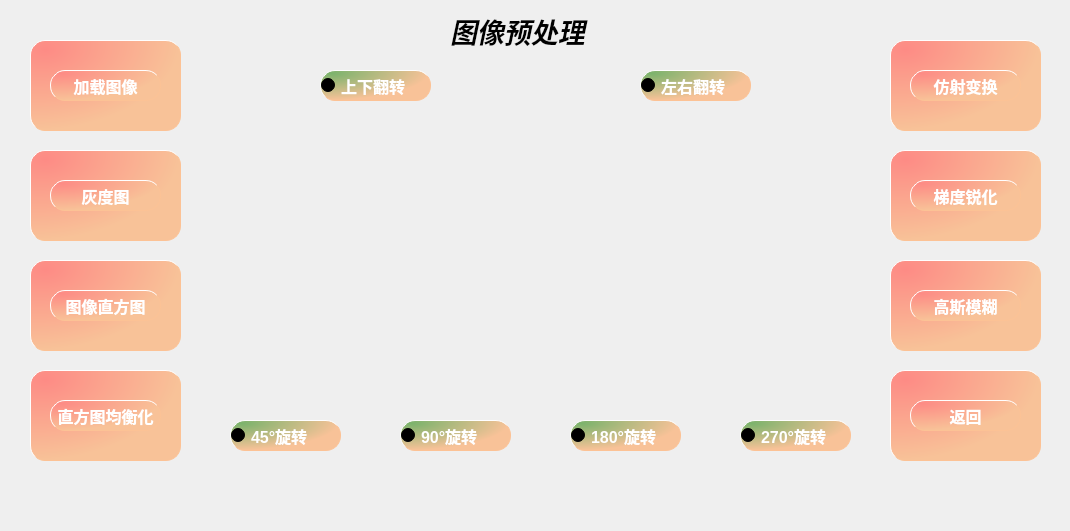
<?xml version="1.0" encoding="UTF-8"?>
<ui version="4.0">
 <class>Image_ProcessingClass</class>
 <widget class="QMainWindow" name="Image_ProcessingClass">
  <property name="geometry">
   <rect>
    <x>0</x>
    <y>0</y>
    <width>1070</width>
    <height>531</height>
   </rect>
  </property>
  <property name="font">
   <font>
    <weight>50</weight>
    <bold>false</bold>
   </font>
  </property>
  <property name="windowTitle">
   <string>Image_Processing</string>
  </property>
  <property name="styleSheet">
   <string notr="true"/>
  </property>
  <property name="animated">
   <bool>false</bool>
  </property>
  <widget class="QWidget" name="centralWidget">
   <widget class="QFrame" name="frame">
    <property name="geometry">
     <rect>
      <x>30</x>
      <y>40</y>
      <width>151</width>
      <height>91</height>
     </rect>
    </property>
    <property name="styleSheet">
     <string notr="true">color: rgb(255, 255, 255);
border-radius: 15px;
background-color: qradialgradient(cx:0, cy:0, radius:1, fx:0.1, fy:0.1, stop:0 rgb(253, 139, 133),  stop:1 rgb(248, 194, 152));
border: 1px outset rgb(252, 194, 149)</string>
    </property>
    <property name="frameShape">
     <enum>QFrame::StyledPanel</enum>
    </property>
    <property name="frameShadow">
     <enum>QFrame::Raised</enum>
    </property>
    <widget class="QPushButton" name="pushButton">
     <property name="geometry">
      <rect>
       <x>20</x>
       <y>30</y>
       <width>111</width>
       <height>31</height>
      </rect>
     </property>
     <property name="font">
      <font>
       <pointsize>12</pointsize>
       <weight>75</weight>
       <bold>true</bold>
      </font>
     </property>
     <property name="text">
      <string>加载图像</string>
     </property>
    </widget>
   </widget>
   <widget class="QFrame" name="frame_2">
    <property name="geometry">
     <rect>
      <x>30</x>
      <y>150</y>
      <width>151</width>
      <height>91</height>
     </rect>
    </property>
    <property name="styleSheet">
     <string notr="true">color: rgb(255, 255, 255);
border-radius: 15px;
background-color: qradialgradient(cx:0, cy:0, radius:1, fx:0.1, fy:0.1, stop:0 rgb(253, 139, 133),  stop:1 rgb(248, 194, 152));
border: 1px outset rgb(252, 194, 149)</string>
    </property>
    <property name="frameShape">
     <enum>QFrame::StyledPanel</enum>
    </property>
    <property name="frameShadow">
     <enum>QFrame::Raised</enum>
    </property>
    <widget class="QPushButton" name="pushButton_2">
     <property name="geometry">
      <rect>
       <x>20</x>
       <y>30</y>
       <width>111</width>
       <height>31</height>
      </rect>
     </property>
     <property name="font">
      <font>
       <pointsize>12</pointsize>
       <weight>75</weight>
       <bold>true</bold>
      </font>
     </property>
     <property name="text">
      <string>灰度图</string>
     </property>
    </widget>
   </widget>
   <widget class="QFrame" name="frame_4">
    <property name="geometry">
     <rect>
      <x>890</x>
      <y>40</y>
      <width>151</width>
      <height>91</height>
     </rect>
    </property>
    <property name="styleSheet">
     <string notr="true">color: rgb(255, 255, 255);
border-radius: 15px;
background-color: qradialgradient(cx:0, cy:0, radius:1, fx:0.1, fy:0.1, stop:0 rgb(253, 139, 133),  stop:1 rgb(248, 194, 152));
border: 1px outset rgb(252, 194, 149)</string>
    </property>
    <property name="frameShape">
     <enum>QFrame::StyledPanel</enum>
    </property>
    <property name="frameShadow">
     <enum>QFrame::Raised</enum>
    </property>
    <widget class="QPushButton" name="pushButton_3">
     <property name="geometry">
      <rect>
       <x>20</x>
       <y>30</y>
       <width>111</width>
       <height>31</height>
      </rect>
     </property>
     <property name="font">
      <font>
       <pointsize>12</pointsize>
       <weight>75</weight>
       <bold>true</bold>
      </font>
     </property>
     <property name="text">
      <string>仿射变换</string>
     </property>
    </widget>
   </widget>
   <widget class="QFrame" name="frame_5">
    <property name="geometry">
     <rect>
      <x>890</x>
      <y>370</y>
      <width>151</width>
      <height>91</height>
     </rect>
    </property>
    <property name="styleSheet">
     <string notr="true">color: rgb(255, 255, 255);
border-radius: 15px;
background-color: qradialgradient(cx:0, cy:0, radius:1, fx:0.1, fy:0.1, stop:0 rgb(253, 139, 133),  stop:1 rgb(248, 194, 152));
border: 1px outset rgb(252, 194, 149)</string>
    </property>
    <property name="frameShape">
     <enum>QFrame::StyledPanel</enum>
    </property>
    <property name="frameShadow">
     <enum>QFrame::Raised</enum>
    </property>
    <widget class="QPushButton" name="pushButton_8">
     <property name="geometry">
      <rect>
       <x>20</x>
       <y>30</y>
       <width>111</width>
       <height>31</height>
      </rect>
     </property>
     <property name="font">
      <font>
       <pointsize>12</pointsize>
       <weight>75</weight>
       <bold>true</bold>
      </font>
     </property>
     <property name="text">
      <string>返回</string>
     </property>
    </widget>
   </widget>
   <widget class="QFrame" name="frame_6">
    <property name="geometry">
     <rect>
      <x>890</x>
      <y>150</y>
      <width>151</width>
      <height>91</height>
     </rect>
    </property>
    <property name="styleSheet">
     <string notr="true">color: rgb(255, 255, 255);
border-radius: 15px;
background-color: qradialgradient(cx:0, cy:0, radius:1, fx:0.1, fy:0.1, stop:0 rgb(253, 139, 133),  stop:1 rgb(248, 194, 152));
border: 1px outset rgb(252, 194, 149)</string>
    </property>
    <property name="frameShape">
     <enum>QFrame::StyledPanel</enum>
    </property>
    <property name="frameShadow">
     <enum>QFrame::Raised</enum>
    </property>
    <widget class="QPushButton" name="pushButton_9">
     <property name="geometry">
      <rect>
       <x>20</x>
       <y>30</y>
       <width>111</width>
       <height>31</height>
      </rect>
     </property>
     <property name="font">
      <font>
       <pointsize>12</pointsize>
       <weight>75</weight>
       <bold>true</bold>
      </font>
     </property>
     <property name="text">
      <string>梯度锐化</string>
     </property>
    </widget>
   </widget>
   <widget class="QLabel" name="label8">
    <property name="geometry">
     <rect>
      <x>450</x>
      <y>10</y>
      <width>201</width>
      <height>41</height>
     </rect>
    </property>
    <property name="font">
     <font>
      <family>Segoe UI Black</family>
      <pointsize>20</pointsize>
      <weight>75</weight>
      <italic>true</italic>
      <bold>true</bold>
     </font>
    </property>
    <property name="text">
     <string>图像预处理</string>
    </property>
    <property name="scaledContents">
     <bool>true</bool>
    </property>
   </widget>
   <widget class="QFrame" name="frame_7">
    <property name="geometry">
     <rect>
      <x>890</x>
      <y>260</y>
      <width>151</width>
      <height>91</height>
     </rect>
    </property>
    <property name="styleSheet">
     <string notr="true">color: rgb(255, 255, 255);
border-radius: 15px;
background-color: qradialgradient(cx:0, cy:0, radius:1, fx:0.1, fy:0.1, stop:0 rgb(253, 139, 133),  stop:1 rgb(248, 194, 152));
border: 1px outset rgb(252, 194, 149)</string>
    </property>
    <property name="frameShape">
     <enum>QFrame::StyledPanel</enum>
    </property>
    <property name="frameShadow">
     <enum>QFrame::Raised</enum>
    </property>
    <widget class="QPushButton" name="pushButton_10">
     <property name="geometry">
      <rect>
       <x>20</x>
       <y>30</y>
       <width>111</width>
       <height>31</height>
      </rect>
     </property>
     <property name="font">
      <font>
       <pointsize>12</pointsize>
       <weight>75</weight>
       <bold>true</bold>
      </font>
     </property>
     <property name="text">
      <string>高斯模糊</string>
     </property>
    </widget>
   </widget>
   <widget class="QFrame" name="frame_8">
    <property name="geometry">
     <rect>
      <x>30</x>
      <y>260</y>
      <width>151</width>
      <height>91</height>
     </rect>
    </property>
    <property name="styleSheet">
     <string notr="true">color: rgb(255, 255, 255);
border-radius: 15px;
background-color: qradialgradient(cx:0, cy:0, radius:1, fx:0.1, fy:0.1, stop:0 rgb(253, 139, 133),  stop:1 rgb(248, 194, 152));
border: 1px outset rgb(252, 194, 149)</string>
    </property>
    <property name="frameShape">
     <enum>QFrame::StyledPanel</enum>
    </property>
    <property name="frameShadow">
     <enum>QFrame::Raised</enum>
    </property>
    <widget class="QPushButton" name="pushButton_11">
     <property name="geometry">
      <rect>
       <x>20</x>
       <y>30</y>
       <width>111</width>
       <height>31</height>
      </rect>
     </property>
     <property name="font">
      <font>
       <pointsize>12</pointsize>
       <weight>75</weight>
       <bold>true</bold>
      </font>
     </property>
     <property name="text">
      <string>图像直方图</string>
     </property>
    </widget>
   </widget>
   <widget class="QFrame" name="frame_9">
    <property name="geometry">
     <rect>
      <x>30</x>
      <y>370</y>
      <width>151</width>
      <height>91</height>
     </rect>
    </property>
    <property name="styleSheet">
     <string notr="true">color: rgb(255, 255, 255);
border-radius: 15px;
background-color: qradialgradient(cx:0, cy:0, radius:1, fx:0.1, fy:0.1, stop:0 rgb(253, 139, 133),  stop:1 rgb(248, 194, 152));
border: 1px outset rgb(252, 194, 149)</string>
    </property>
    <property name="frameShape">
     <enum>QFrame::StyledPanel</enum>
    </property>
    <property name="frameShadow">
     <enum>QFrame::Raised</enum>
    </property>
    <widget class="QPushButton" name="pushButton_12">
     <property name="geometry">
      <rect>
       <x>20</x>
       <y>30</y>
       <width>111</width>
       <height>31</height>
      </rect>
     </property>
     <property name="font">
      <font>
       <pointsize>12</pointsize>
       <weight>75</weight>
       <bold>true</bold>
      </font>
     </property>
     <property name="text">
      <string>直方图均衡化</string>
     </property>
    </widget>
   </widget>
   <widget class="QLabel" name="label">
    <property name="geometry">
     <rect>
      <x>230</x>
      <y>110</y>
      <width>301</width>
      <height>291</height>
     </rect>
    </property>
    <property name="styleSheet">
     <string notr="true">background-image: url(:/back/load.png);</string>
    </property>
    <property name="text">
     <string/>
    </property>
   </widget>
   <widget class="QRadioButton" name="radioButton_4">
    <property name="geometry">
     <rect>
      <x>740</x>
      <y>420</y>
      <width>111</width>
      <height>31</height>
     </rect>
    </property>
    <property name="font">
     <font>
      <pointsize>12</pointsize>
      <weight>75</weight>
      <bold>true</bold>
     </font>
    </property>
    <property name="styleSheet">
     <string notr="true">color: rgb(255, 255, 255);
border-radius: 15px;
background-color: qradialgradient(cx:0, cy:0, radius:1, fx:0.1, fy:0.1, stop:0 rgb(123, 179, 108),  stop:1 rgb(248, 194, 152));
border: 1px outset rgb(252, 194, 149)</string>
    </property>
    <property name="text">
     <string>270°旋转</string>
    </property>
   </widget>
   <widget class="QRadioButton" name="radioButton_5">
    <property name="geometry">
     <rect>
      <x>400</x>
      <y>420</y>
      <width>111</width>
      <height>31</height>
     </rect>
    </property>
    <property name="font">
     <font>
      <pointsize>12</pointsize>
      <weight>75</weight>
      <bold>true</bold>
     </font>
    </property>
    <property name="styleSheet">
     <string notr="true">color: rgb(255, 255, 255);
border-radius: 15px;
background-color: qradialgradient(cx:0, cy:0, radius:1, fx:0.1, fy:0.1, stop:0 rgb(123, 179, 108),  stop:1 rgb(248, 194, 152));
border: 1px outset rgb(252, 194, 149)</string>
    </property>
    <property name="text">
     <string>90°旋转</string>
    </property>
   </widget>
   <widget class="QRadioButton" name="radioButton_6">
    <property name="geometry">
     <rect>
      <x>570</x>
      <y>420</y>
      <width>111</width>
      <height>31</height>
     </rect>
    </property>
    <property name="font">
     <font>
      <pointsize>12</pointsize>
      <weight>75</weight>
      <bold>true</bold>
     </font>
    </property>
    <property name="styleSheet">
     <string notr="true">color: rgb(255, 255, 255);
border-radius: 15px;
background-color: qradialgradient(cx:0, cy:0, radius:1, fx:0.1, fy:0.1, stop:0 rgb(123, 179, 108),  stop:1 rgb(248, 194, 152));
border: 1px outset rgb(252, 194, 149)</string>
    </property>
    <property name="text">
     <string>180°旋转</string>
    </property>
   </widget>
   <widget class="QRadioButton" name="radioButton_7">
    <property name="geometry">
     <rect>
      <x>230</x>
      <y>420</y>
      <width>111</width>
      <height>31</height>
     </rect>
    </property>
    <property name="font">
     <font>
      <pointsize>12</pointsize>
      <weight>75</weight>
      <bold>true</bold>
     </font>
    </property>
    <property name="styleSheet">
     <string notr="true">color: rgb(255, 255, 255);
border-radius: 15px;
background-color: qradialgradient(cx:0, cy:0, radius:1, fx:0.1, fy:0.1, stop:0 rgb(123, 179, 108),  stop:1 rgb(248, 194, 152));
border: 1px outset rgb(252, 194, 149)</string>
    </property>
    <property name="text">
     <string>45°旋转</string>
    </property>
   </widget>
   <widget class="QLabel" name="label_2">
    <property name="geometry">
     <rect>
      <x>550</x>
      <y>110</y>
      <width>301</width>
      <height>291</height>
     </rect>
    </property>
    <property name="styleSheet">
     <string notr="true">background-image: url(:/back/load.png);</string>
    </property>
    <property name="text">
     <string/>
    </property>
   </widget>
   <widget class="QRadioButton" name="radioButton_8">
    <property name="geometry">
     <rect>
      <x>320</x>
      <y>70</y>
      <width>111</width>
      <height>31</height>
     </rect>
    </property>
    <property name="font">
     <font>
      <pointsize>12</pointsize>
      <weight>75</weight>
      <bold>true</bold>
     </font>
    </property>
    <property name="styleSheet">
     <string notr="true">color: rgb(255, 255, 255);
border-radius: 15px;
background-color: qradialgradient(cx:0, cy:0, radius:1, fx:0.1, fy:0.1, stop:0 rgb(123, 179, 108),  stop:1 rgb(248, 194, 152));
border: 1px outset rgb(252, 194, 149)</string>
    </property>
    <property name="text">
     <string>上下翻转</string>
    </property>
   </widget>
   <widget class="QRadioButton" name="radioButton_9">
    <property name="geometry">
     <rect>
      <x>640</x>
      <y>70</y>
      <width>111</width>
      <height>31</height>
     </rect>
    </property>
    <property name="font">
     <font>
      <pointsize>12</pointsize>
      <weight>75</weight>
      <bold>true</bold>
     </font>
    </property>
    <property name="styleSheet">
     <string notr="true">color: rgb(255, 255, 255);
border-radius: 15px;
background-color: qradialgradient(cx:0, cy:0, radius:1, fx:0.1, fy:0.1, stop:0 rgb(123, 179, 108),  stop:1 rgb(248, 194, 152));
border: 1px outset rgb(252, 194, 149)</string>
    </property>
    <property name="text">
     <string>左右翻转</string>
    </property>
   </widget>
   <widget class="QLabel" name="label_3">
    <property name="geometry">
     <rect>
      <x>0</x>
      <y>0</y>
      <width>1071</width>
      <height>531</height>
     </rect>
    </property>
    <property name="styleSheet">
     <string notr="true">background-image: url(:/back/background8.png);</string>
    </property>
    <property name="text">
     <string/>
    </property>
   </widget>
   <zorder>label_3</zorder>
   <zorder>frame</zorder>
   <zorder>frame_2</zorder>
   <zorder>frame_4</zorder>
   <zorder>frame_5</zorder>
   <zorder>frame_6</zorder>
   <zorder>label8</zorder>
   <zorder>frame_7</zorder>
   <zorder>frame_8</zorder>
   <zorder>frame_9</zorder>
   <zorder>label</zorder>
   <zorder>radioButton_4</zorder>
   <zorder>radioButton_5</zorder>
   <zorder>radioButton_6</zorder>
   <zorder>radioButton_7</zorder>
   <zorder>label_2</zorder>
   <zorder>radioButton_8</zorder>
   <zorder>radioButton_9</zorder>
  </widget>
 </widget>
 <layoutdefault spacing="6" margin="11"/>
 <resources>
  <include location="back.qrc"/>
 </resources>
 <connections>
  <connection>
   <sender>pushButton</sender>
   <signal>clicked()</signal>
   <receiver>Image_ProcessingClass</receiver>
   <slot>load_image1()</slot>
   <hints>
    <hint type="sourcelabel">
     <x>97</x>
     <y>100</y>
    </hint>
    <hint type="destinationlabel">
     <x>75</x>
     <y>102</y>
    </hint>
   </hints>
  </connection>
  <connection>
   <sender>pushButton_2</sender>
   <signal>clicked()</signal>
   <receiver>Image_ProcessingClass</receiver>
   <slot>Grayscale()</slot>
   <hints>
    <hint type="sourcelabel">
     <x>111</x>
     <y>201</y>
    </hint>
    <hint type="destinationlabel">
     <x>99</x>
     <y>309</y>
    </hint>
   </hints>
  </connection>
  <connection>
   <sender>pushButton_8</sender>
   <signal>clicked()</signal>
   <receiver>Image_ProcessingClass</receiver>
   <slot>return_image()</slot>
   <hints>
    <hint type="sourcelabel">
     <x>971</x>
     <y>402</y>
    </hint>
    <hint type="destinationlabel">
     <x>1071</x>
     <y>307</y>
    </hint>
   </hints>
  </connection>
  <connection>
   <sender>pushButton_9</sender>
   <signal>clicked()</signal>
   <receiver>Image_ProcessingClass</receiver>
   <slot>Gradient()</slot>
   <hints>
    <hint type="sourcelabel">
     <x>966</x>
     <y>184</y>
    </hint>
    <hint type="destinationlabel">
     <x>1071</x>
     <y>179</y>
    </hint>
   </hints>
  </connection>
  <connection>
   <sender>pushButton_3</sender>
   <signal>clicked()</signal>
   <receiver>Image_ProcessingClass</receiver>
   <slot>affine_transformation()</slot>
   <hints>
    <hint type="sourcelabel">
     <x>971</x>
     <y>73</y>
    </hint>
    <hint type="destinationlabel">
     <x>1079</x>
     <y>46</y>
    </hint>
   </hints>
  </connection>
  <connection>
   <sender>pushButton_10</sender>
   <signal>clicked()</signal>
   <receiver>Image_ProcessingClass</receiver>
   <slot>Gaussian_smoothing()</slot>
   <hints>
    <hint type="sourcelabel">
     <x>1020</x>
     <y>302</y>
    </hint>
    <hint type="destinationlabel">
     <x>66</x>
     <y>485</y>
    </hint>
   </hints>
  </connection>
  <connection>
   <sender>pushButton_11</sender>
   <signal>clicked()</signal>
   <receiver>Image_ProcessingClass</receiver>
   <slot>image_histogram()</slot>
   <hints>
    <hint type="sourcelabel">
     <x>160</x>
     <y>290</y>
    </hint>
    <hint type="destinationlabel">
     <x>454</x>
     <y>428</y>
    </hint>
   </hints>
  </connection>
  <connection>
   <sender>pushButton_12</sender>
   <signal>clicked()</signal>
   <receiver>Image_ProcessingClass</receiver>
   <slot>Histogram_equalization()</slot>
   <hints>
    <hint type="sourcelabel">
     <x>158</x>
     <y>403</y>
    </hint>
    <hint type="destinationlabel">
     <x>223</x>
     <y>568</y>
    </hint>
   </hints>
  </connection>
  <connection>
   <sender>radioButton_7</sender>
   <signal>clicked()</signal>
   <receiver>Image_ProcessingClass</receiver>
   <slot>image_rotate_45()</slot>
   <hints>
    <hint type="sourcelabel">
     <x>277</x>
     <y>445</y>
    </hint>
    <hint type="destinationlabel">
     <x>273</x>
     <y>498</y>
    </hint>
   </hints>
  </connection>
  <connection>
   <sender>radioButton_5</sender>
   <signal>clicked()</signal>
   <receiver>Image_ProcessingClass</receiver>
   <slot>image_rotate_90()</slot>
   <hints>
    <hint type="sourcelabel">
     <x>432</x>
     <y>443</y>
    </hint>
    <hint type="destinationlabel">
     <x>421</x>
     <y>505</y>
    </hint>
   </hints>
  </connection>
  <connection>
   <sender>radioButton_4</sender>
   <signal>clicked()</signal>
   <receiver>Image_ProcessingClass</receiver>
   <slot>image_rotate_270()</slot>
   <hints>
    <hint type="sourcelabel">
     <x>628</x>
     <y>448</y>
    </hint>
    <hint type="destinationlabel">
     <x>632</x>
     <y>517</y>
    </hint>
   </hints>
  </connection>
  <connection>
   <sender>radioButton_6</sender>
   <signal>clicked()</signal>
   <receiver>Image_ProcessingClass</receiver>
   <slot>image_rotate_180()</slot>
   <hints>
    <hint type="sourcelabel">
     <x>799</x>
     <y>449</y>
    </hint>
    <hint type="destinationlabel">
     <x>793</x>
     <y>509</y>
    </hint>
   </hints>
  </connection>
  <connection>
   <sender>radioButton_8</sender>
   <signal>clicked()</signal>
   <receiver>Image_ProcessingClass</receiver>
   <slot>image_Filp_up()</slot>
   <hints>
    <hint type="sourcelabel">
     <x>372</x>
     <y>73</y>
    </hint>
    <hint type="destinationlabel">
     <x>368</x>
     <y>42</y>
    </hint>
   </hints>
  </connection>
  <connection>
   <sender>radioButton_9</sender>
   <signal>clicked()</signal>
   <receiver>Image_ProcessingClass</receiver>
   <slot>image_Filp_left()</slot>
   <hints>
    <hint type="sourcelabel">
     <x>697</x>
     <y>71</y>
    </hint>
    <hint type="destinationlabel">
     <x>693</x>
     <y>45</y>
    </hint>
   </hints>
  </connection>
 </connections>
 <slots>
  <slot>return_image()</slot>
  <slot>load_image1()</slot>
  <slot>load_image2()</slot>
  <slot>Grayscale()</slot>
  <slot>image_Filp_up()</slot>
  <slot>Grayscale_histogram()</slot>
  <slot>affine_transformation()</slot>
  <slot>Gradient()</slot>
  <slot>Gaussian_smoothing()</slot>
  <slot>image_histogram()</slot>
  <slot>Histogram_equalization()</slot>
  <slot>image_rotate_45()</slot>
  <slot>image_rotate_90()</slot>
  <slot>image_rotate_180()</slot>
  <slot>image_rotate_270()</slot>
  <slot>image_Filp_left()</slot>
 </slots>
</ui>
